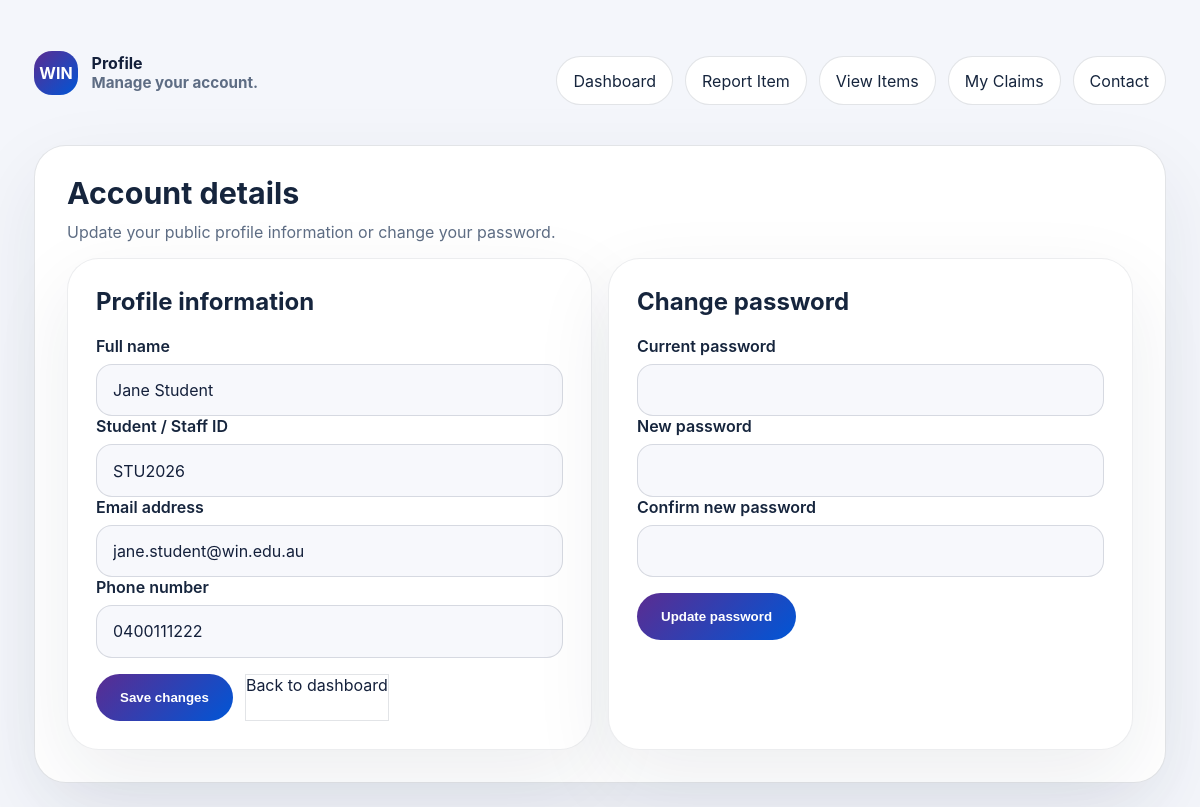
The app's page /profile.php (signed in) with its own data.
### tables this page shows
CREATE TABLE `users` (
  `id` INT UNSIGNED NOT NULL AUTO_INCREMENT,
  `full_name` VARCHAR(150) NOT NULL,
  `student_staff_id` VARCHAR(50) NULL,
  `email` VARCHAR(150) NOT NULL,
  `phone` VARCHAR(30) NULL,
  `password` VARCHAR(255) NOT NULL,
  `role` ENUM('student','staff','admin') NOT NULL DEFAULT 'student',
  `created_at` DATETIME NOT NULL DEFAULT CURRENT_TIMESTAMP,
  PRIMARY KEY (`id`),
  UNIQUE KEY `idx_users_email` (`email`),
  UNIQUE KEY `idx_users_student_staff_id` (`student_staff_id`)
);

### profile.php (the view, shortened to what this page needs)
<?php
require_once __DIR__ . '/db.php';
$userId = $_SESSION['user_id'];
$stmt = $pdo->prepare('SELECT full_name, student_staff_id, email, phone, role FROM users WHERE id = ? LIMIT 1');
$stmt->execute([$userId]);
$user = $stmt->fetch();
?>
<!DOCTYPE html>
<html lang="en">
<head>
</head>
<body>
  <div class="page">
    <header class="topbar">
      <div class="brand">
        <div class="brand-logo">WIN</div>
        <div>
          <strong>Profile</strong>
          <div style="font-size:0.95rem;color:var(--muted);">Manage your account.</div>
        </div>
      </div>
      <div class="nav-links">
        <a href="dashboard.php">Dashboard</a>
        <a href="report_item.php">Report Item</a>
        <a href="view_items.php">View Items</a>
        <a href="my_claims.php">My Claims</a>
        <a href="contact.php">Contact</a>
      </div>
    </header>
    <section class="panel">
      <h1>Account details</h1>
      <p>Update your public profile information or change your password.</p>
      <div class="grid-two">
        <div class="panel" style="padding:1.75rem;">
          <h2 style="margin-top:0;">Profile information</h2>
          <form method="post">
            <div class="input-group">
              <label for="full_name">Full name</label>
              <input id="full_name" name="full_name" type="text" value="<?= htmlspecialchars($_POST['full_name'] ?? $user['full_name'], ENT_QUOTES, 'UTF-8') ?>" required>
            </div>
            <div class="input-group">
              <label for="student_staff_id">Student / Staff ID</label>
              <input id="student_staff_id" type="text" value="<?= htmlspecialchars($user['student_staff_id'], ENT_QUOTES, 'UTF-8') ?>" disabled>
            </div>
            <div class="input-group">
              <label for="email">Email address</label>
              <input id="email" name="email" type="email" value="<?= htmlspecialchars($_POST['email'] ?? $user['email'], ENT_QUOTES, 'UTF-8') ?>" required>
            </div>
            <div class="input-group">
              <label for="phone">Phone number</label>
              <input id="phone" name="phone" type="tel" value="<?= htmlspecialchars($_POST['phone'] ?? $user['phone'], ENT_QUOTES, 'UTF-8') ?>">
            </div>
            <div style="margin-top:1rem;display:flex;gap:0.75rem;flex-wrap:wrap;">
              <button type="submit" class="button">Save changes</button>
              <a href="dashboard.php" class="button button-secondary">Back to dashboard</a>
            </div>
          </form>
        </div>
        <div class="panel" style="padding:1.75rem;">
          <h2 style="margin-top:0;">Change password</h2>
          <form method="post">
            <div class="input-group">
              <label for="current_password">Current password</label>
              <input id="current_password" name="current_password" type="password" required>
            </div>
            <div class="input-group">
              <label for="new_password">New password</label>
              <input id="new_password" name="new_password" type="password" required>
            </div>
            <div class="input-group">
              <label for="confirm_password">Confirm new password</label>
              <input id="confirm_password" name="confirm_password" type="password" required>
            </div>
            <div style="margin-top:1rem;display:flex;gap:0.75rem;flex-wrap:wrap;">
              <button type="submit" class="button">Update password</button>
            </div>
          </form>
        </div>
      </div>
    </section>
  </div>
</body>
</html>

### profile.php (style rules this page uses)
:root { --purple: #5b2c91; --blue: #0056d6; --ink: #14203b; --text: #16253d; --muted: #5e6d84; --surface: #ffffff; --surface-soft: #f7f8fc; --border: rgba(20,32,59,0.12); --shadow: 0 28px 80px rgba(20,32,59,.08); font-family: Inter, system-ui, -apple-system, BlinkMacSystemFont, "Segoe UI", sans-serif; }
* { box-sizing: border-box; }
body { margin: 0; min-height: 100vh; background: #f4f6fb; color: var(--text); }
a { color: inherit; text-decoration: none; }
.page { max-width: 1180px; margin: 0 auto; padding: 1.5rem; display: grid; gap: 1.5rem; }
.topbar { display: flex; flex-wrap: wrap; align-items: center; justify-content: space-between; gap: 1rem; padding: 1rem 0; }
.brand { display: inline-flex; align-items: center; gap: 0.85rem; font-weight: 700; color: var(--ink); }
.brand-logo { width: 44px; height: 44px; display: grid; place-items: center; border-radius: 18px; background: linear-gradient(135deg, var(--purple), var(--blue)); color: #fff; }
.panel { background: var(--surface); border-radius: 32px; border: 1px solid var(--border); box-shadow: var(--shadow); padding: 2rem; }
.panel h1 { margin: 0 0 0.75rem; font-size: clamp(1.9rem, 2.4vw, 2.75rem); line-height: 1.05; }
.panel p { margin: 0 0 1rem; color: var(--muted); }
.grid-two { display: grid; gap: 1rem; grid-template-columns: 1fr 1fr; }
.input-group { display: grid; gap: 0.5rem; }
label { font-weight: 600; }
input { width: 100%; min-height: 3.2rem; border-radius: 16px; border: 1px solid rgba(20,32,59,.14); background: var(--surface-soft); padding: 0.95rem 1rem; color: var(--ink); font: inherit; }
button { display: inline-flex; align-items: center; justify-content: center; padding: 1rem 1.5rem; border-radius: 999px; background: linear-gradient(135deg, var(--purple), var(--blue)); color: #fff; border: none; font-weight: 700; cursor: pointer; transition: transform .18s ease, box-shadow .18s ease; }
.button-secondary { background: #fff; color: var(--ink); border: 1px solid var(--border); }
.nav-links { display: flex; flex-wrap: wrap; gap: 0.75rem; margin-top: 1rem; }
.nav-links a { display: inline-flex; padding: 0.85rem 1rem; border-radius: 999px; background: #fff; border: 1px solid var(--border); transition: background .18s ease, transform .18s ease; }
.panel .panel { border: 1px solid rgba(20,32,59,.08); }

### records on screen
users: full_name "Jane Student", student_staff "STU2026", email "jane.student@win.edu.au", phone "0400111222"
